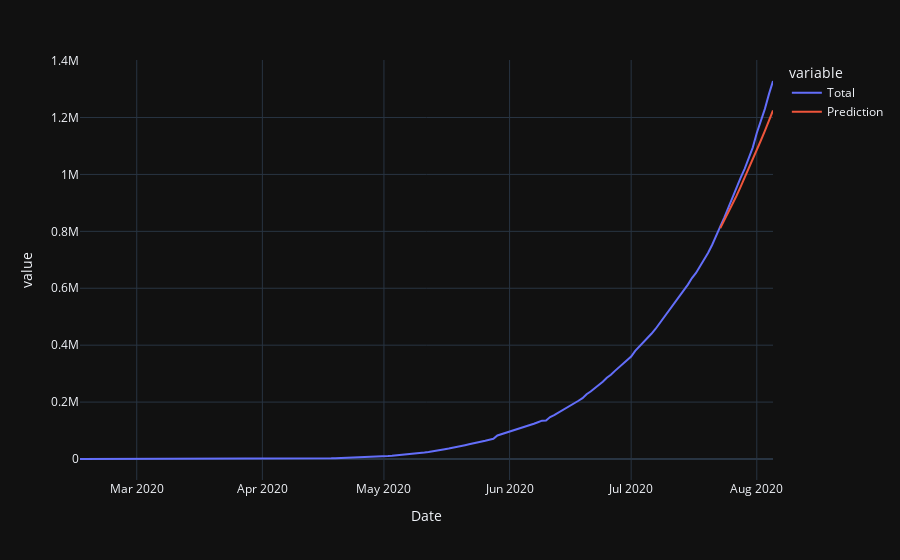

Notebook code for this chart:
### Code cell
# prepare Fourier terms
fig,pred=Predict()
fig

### Figure 1 — Plotly figure (JSON) as saved in the notebook; plotly's stock layout.template omitted (floating-point values rounded to 4 significant figures; data arrays with more than 128 entries replaced by an {"elided": "..."} marker saying what was removed)
{"data": [{"hovertemplate": "variable=Total<br>Date=%{x}<br>value=%{y}<extra></extra>", "legendgroup": "Total", "line": {"color": "#636efa", "dash": "solid"}, "mode": "lines", "name": "Total", "orientation": "v", "showlegend": true, "type": "scatter", "x": {"elided": "172 str values"}, "xaxis": "x", "y": {"elided": "172 int values"}, "yaxis": "y"}, {"hovertemplate": "variable=Prediction<br>Date=%{x}<br>value=%{y}<extra></extra>", "legendgroup": "Prediction", "line": {"color": "#EF553B", "dash": "solid"}, "mode": "lines", "name": "Prediction", "orientation": "v", "showlegend": true, "type": "scatter", "x": {"elided": "172 str values"}, "xaxis": "x", "y": {"elided": "172 float values"}, "yaxis": "y"}], "layout": {"legend": {"title": {"text": "variable"}, "tracegroupgap": 0}, "margin": {"t": 60}, "xaxis": {"anchor": "y", "domain": [0, 1], "title": {"text": "Date"}}, "yaxis": {"anchor": "x", "domain": [0, 1], "title": {"text": "value"}}}}
